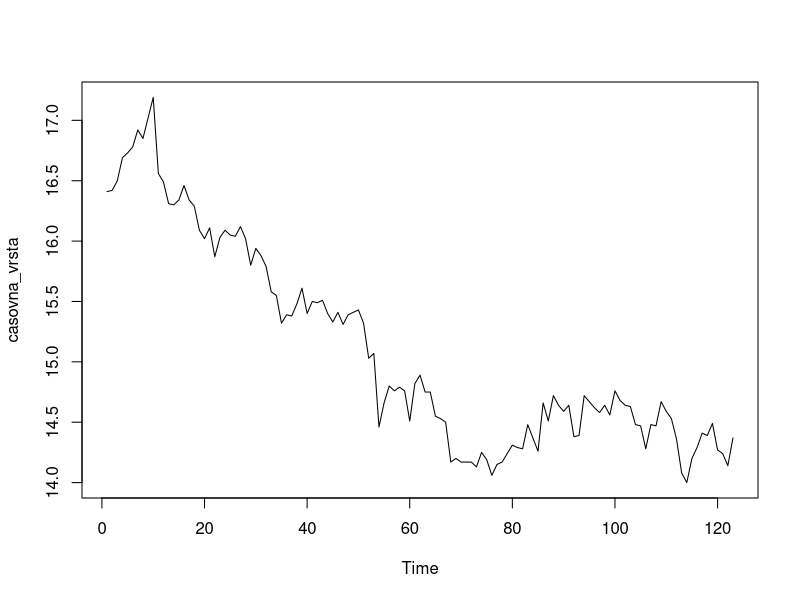
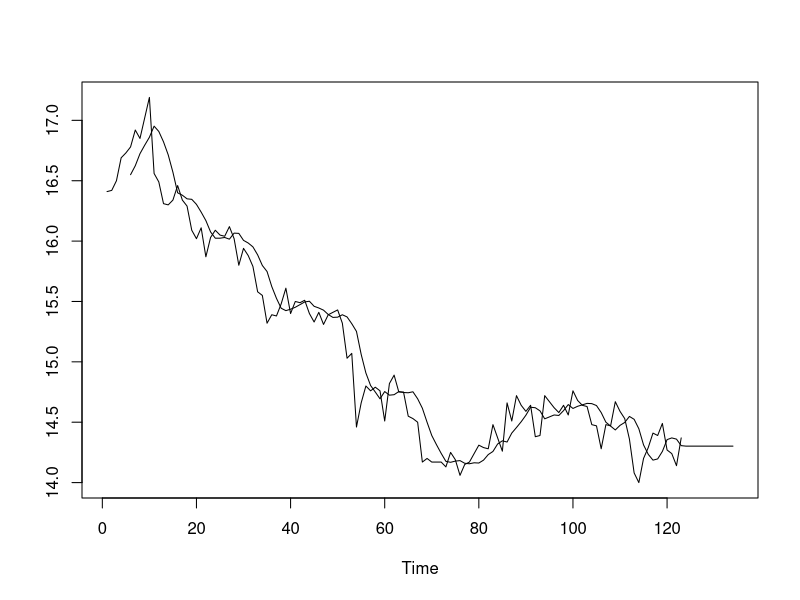
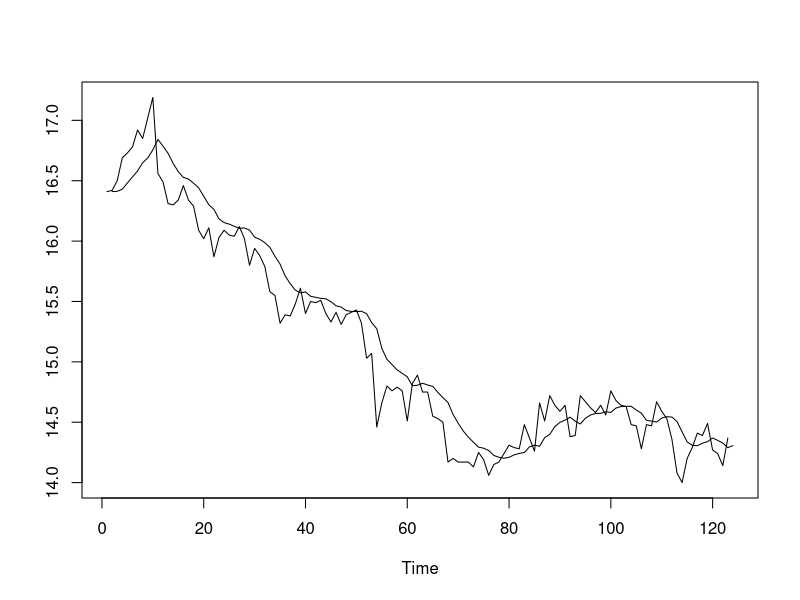
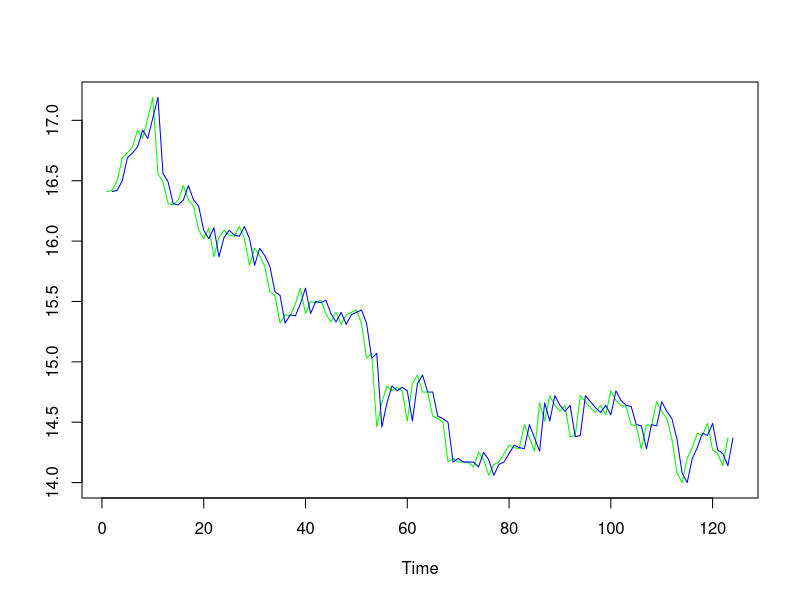

These charts were generated, in order, by the following R code:
library(dplyr)

#1. naloga
#1.a
#uvozimo podatke set za srebro
srebro <- read.csv("srebro.csv")
zakljucni <- srebro[123:1,c("Close")]
zakljucni <- as.numeric(gsub("\\$", "", zakljucni))

#1.b
casovna_vrsta <- ts(data = zakljucni) 
graf_casovna_vrsta <- ts.plot(casovna_vrsta)

#2. naloga
#2.a
glajenje<- function(vrsta, k){
  T <- length(vrsta)
  vrsta1 <- c()
  for(i in (k+1):(T+1) ){
    vrsta1[i] <- sum(vrsta[(i-1):(i-k)])/k
  }
  vrsta1
} 

#2.b
gl <- glajenje(casovna_vrsta,5)
zadnji <- tail(gl,1)
gl <- c(gl,rep(zadnji,10))
gl <- ts(gl)
#2.c
graf2 <- ts.plot(casovna_vrsta,gl)

#2.d
mse <- function(vrsta,k){
  T <- length(vrsta)
  gladka <- glajenje(vrsta,k)
   MSE <- 0
  for(t in k:(T-1)){
    MSE <- MSE + (vrsta[t+1] - gladka[t+1])^2
  }
   MSE / (T-k)
}
mse(casovna_vrsta, 5)

#2.e

#3. naloga
#3.a
EG <- function(vrsta, alpha){
  T <- length(vrsta)
  L <- c()
  L[2] <- vrsta[1]
  for(t in 2:T){
    L[t+1] <- alpha * vrsta[t] + (1 - alpha) * L[t]
  }
  L
}
#3.b
eg <- ts(EG(casovna_vrsta,0.2))
graf3 <- ts.plot(casovna_vrsta,eg)

#3.c
funkcija <- function(alpha){
    return (mean((casovna_vrsta - EG(casovna_vrsta,alpha)[2:(length(casovna_vrsta)+1)])^2))
  }
opt <- optimize(funkcija,c(0,1))[1]
opt <- as.numeric(opt)

#3.d
eg2 <- ts(EG(casovna_vrsta,opt))
graf4 <- ts.plot(casovna_vrsta, eg2, col = c("green", "blue"))

